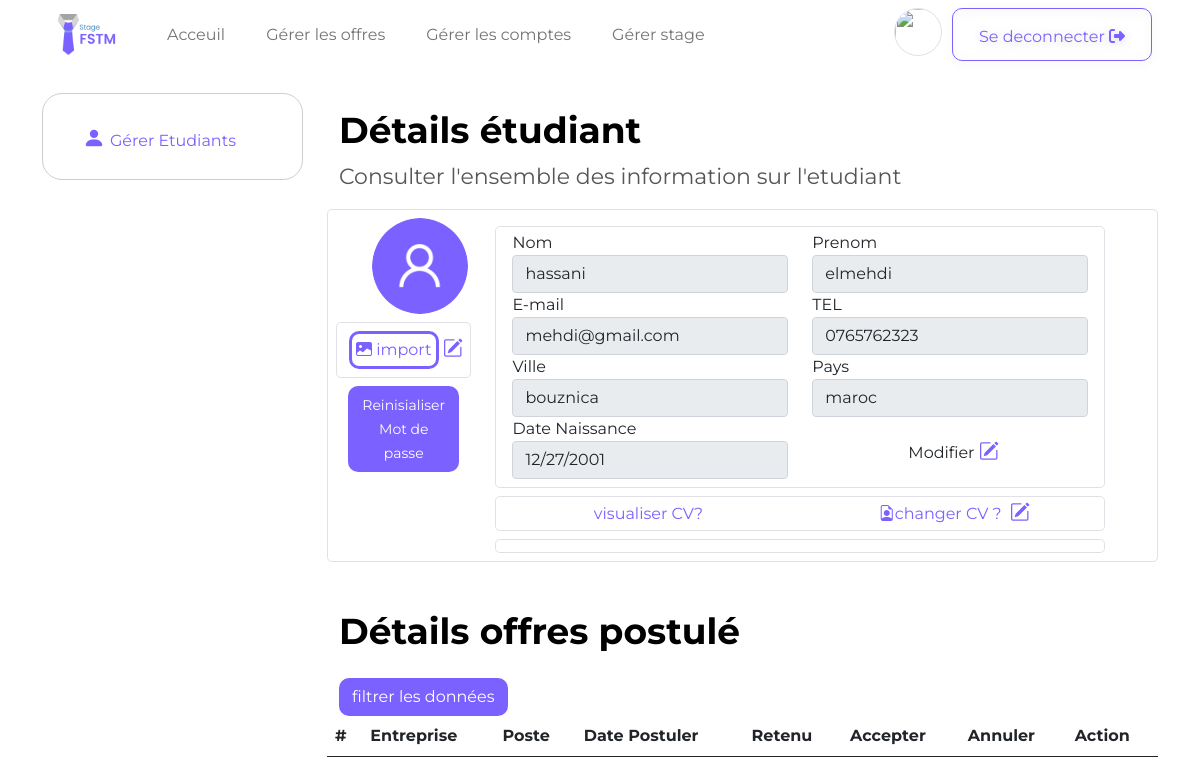
The page /pages/resposable-details-etudiant.php?cne=D129854234 (signed in) on the database its author committed.
### tables this page shows
CREATE TABLE `etudiant` (
  `CNE_ETU` varchar(11) NOT NULL,
  `PRENOM_ETU` varchar(35) DEFAULT NULL,
  `NOM_ETU` varchar(35) DEFAULT NULL,
  `DATENAISS_ETU` date DEFAULT NULL,
  `EMAIL_ENS_ETU` varchar(50) DEFAULT NULL,
  `MOTDEPASSE_ETU` char(100) DEFAULT NULL,
  `CV_ETU` varchar(1024) DEFAULT NULL,
  `IMG_ETU` varchar(1024) DEFAULT NULL,
  `TEL_ETU` varchar(15) DEFAULT NULL,
  `VILLE_ETU` varchar(25) DEFAULT NULL,
  `PAYS_ETU` varchar(25) DEFAULT NULL,
  `ACTIVE_ETU` tinyint(1) DEFAULT NULL
);

### phpQueries/respoRequiries.php (called while the page is built, shortened)
<?php
    require('conxnBDD.php');
$respon_username=$_SESSION['auth'];
$req="SELECT RESPONSABLE.IMAGE_RESP
  from RESPONSABLE
   where  RESPONSABLE.USERNAME_RES='$respon_username';";
$Smt_im=$bdd->query($req);
$rspim=$Smt_im->fetch(2);
$respon_img=$rspim['IMAGE_RESP'];
?>

### phpQueries/uploads.php (called while the page is built, shortened)
<?php
require( __DIR__.'../../phpQueries/respoRequiries.php');

### pages/resposable-details-etudiant.php (the view, shortened to what this page needs)
<?php
require(  __DIR__.'../../phpQueries/uploads.php');
$cne=$_GET['cne'];
$req1="SELECT * FROM ETUDIANT  where CNE_ETU='$cne';";
$Smt1=$bdd->query($req1);
$detaiEtu=$Smt1->fetch(2);
if( empty($detaiEtu['IMG_ETU'])){
    $detaiEtu['IMG_ETU']="../ressources/user.png";
}
$donnee=array(
    $detaiEtu['NOM_ETU'],
    $detaiEtu['PRENOM_ETU'],
    $detaiEtu['EMAIL_ENS_ETU'],
    $detaiEtu['TEL_ETU'],
    $detaiEtu['VILLE_ETU'],
    $detaiEtu['PAYS_ETU'],
    $detaiEtu['DATENAISS_ETU'],
    $detaiEtu['CV_ETU'],
    $detaiEtu['MOTDEPASSE_ETU'],
    $detaiEtu['IMG_ETU']
);
?>
<!DOCTYPE html>
<html lang="en">
  <head>
    <link
      href="https://cdn.jsdelivr.net/npm/bootstrap@5.0.2/dist/css/bootstrap.min.css"
      rel="stylesheet"
    />
    <link rel="stylesheet" href=" https://cdnjs.cloudflare.com/ajax/libs/font-awesome/6.1.1/css/all.min.css">
    <link
      rel="stylesheet"
      href="https://cdn.jsdelivr.net/npm/bootstrap-icons@1.3.0/font/bootstrap-icons.css"
    />
    <link rel="stylesheet" href="../css/style.css" />
  </head>
  <body>
     <nav class="navbar navbar-expand-lg navbar-light m-0">
      <div class="container-fluid px-5">
        <a class="navbar-brand" href="#">
          <img id="logo" src="../assets/icon/logo.png" alt="logo" />
        </a>
        <div class="collapse navbar-collapse" id="navbarSupportedContent">
          <ul class="navbar-nav me-auto mb-2 mb-lg-0">
            <li class="nav-item active">
              <a class="nav-link " aria-current="page" href="homeRespo.php">Acceuil</a
              >
            </li>
            <li class="nav-item">
              <a class="nav-link" href="gererOffre.php">Gérer les offres</a>
            </li>
            <li class="nav-item">
              <a class="nav-link" href="gererEtudiant.php">Gérer les comptes</a>
            </li>
            <li class="nav-item">
              <a class="nav-link" href="gererStage.php">Gérer stage</a>
            </li>
          </ul>
          <div class="d-flex">
              <a  href="../pages/respoProfil.php">
                  <img class="profile_icon rounded-circle border" src="<?php echo $respon_img;?>" alt="">
              </a>            <a
              name=""
              id="seDeconnecter"
              class="btn btn-outline-primary  btn-selector pt-3"
              href="login.php"
              role="button"
              >Se deconnecter
              <i class="fa-solid fa-right-from-bracket"></i>
              </a>
          </div>
        </div>
      </div>
    </nav>
    <div class="container ">
      <div class="row">
      <div class="col-xl-3   col-sm-12">
                        <div class="sidebar  ps-2 pe-2 pt-2 pb-2  mt-4">
                            <ul type="none">
                            <li > <a href="gererEtudiant.php" ><i class=" active  bi bi-person-fill"></i>Gérer Etudiants</a></li>
                            </ul>
                        </div>
                    </div>
        <div class="p-4 col-xl-9 col-sm-12">
            <div class="intro  mt-3">
                <h3> <b>Détails étudiant</b>  </h3>
            </div>
            <div class="intro ">
               <p>
                Consulter l'ensemble des information sur l'etudiant
            </p>
            </div>
            <div class="row  border border-link rounded-3 p-2">
                <div class="col-xl-2 col-sm-12 me-4 " >
                    <img style="width: 96px;height: 96px;" class="mx-auto mb-2 ms-4 rounded-circle" src="<?php echo $donnee[9];?>" alt="">
                    <div class="row border rounded-3 py-2">
                        <form   action="" class="m-0 pe-0" method="POST" enctype="multipart/form-data">
                            <label for="imgEtu" class="p-1 btn-import-img" ><i class="bi bi-image-fill"></i> import</label>
                            <a onclick="modifySubmitdate('inputImg','modifyphoto','subbtnimg')" id="modifyphoto" type="btn"><i id="modifier" style="font-size: 20px;color: #7B61FF;cursor: pointer;" class="bi bi-pencil-square"></i></a>
                        </form>
                    </div>
                    <div class="row  mt-2 p-0 ">
                        <form   action="" method="get">
                            <button type="submit" name="passOublier" class="btn btn-filtre m-0"  id="subbtn" ><small>Reinisialiser Mot de passe</small></button>
                        </form>
                    </div>
                </div>
                <div class="col-xl-9 col-sm-12 " >
                    <div class="row ">
                        <div class="col mt-2">
                            <div class="row border rounded-3 mb-2 p-1 pb-2">
                                <form   action="" method="get" >
                                    <div class="row">
                                        <div class="col">
                                            <label for="inputNOM" >Nom </label>
                                            <input id="inputNOM" type="text"  class="form-control  inputPERSONE" disabled value="<?php echo $donnee[0];?>" name="nom" >
                                        </div>
                                        <div class="col">
                                            <label for="inputPRENOM" >Prenom </label>
                                            <input id="inputPRENOMN" type="text"  class="form-control  inputPERSONE" disabled value="<?php echo $donnee[1];?>" name="prenom" >
                                        </div>
                                    </div>
                                    <div class="row">
                                        <div class="col">
                                            <label for="inputEMAIL" >E-mail </label>
                                            <input id="inputEMAIL" type="email"  class="form-control  inputPERSONE" disabled value="<?php echo $donnee[2];?>" name="email" >
                                        </div>
                                        <div class="col">
                                            <label for="inputTEL" >TEL </label>
                                            <input id="inputTEL" type="text"  class="form-control  inputPERSONE" disabled value="<?php echo $donnee[3];?>" name="tel" >
                                        </div>
                                    </div>
                                    <div class="row">
                                        <div class="col">
                                            <label  >Ville </label>
                                            <input type="text" class="form-control inputPERSONE" disabled value="<?php echo $donnee[4];?>" name="ville" >
                                        </div>
                                        <div class="col">
                                            <label >Pays </label>
                                            <input type="text" class="form-control inputPERSONE" disabled  value="<?php echo $donnee[5];?>" name="pays" >
                                        </div>
                                    </div>
                                    <div class="row">
                                        <div class="col">
                                            <label for="inputDatnais">Date Naissance</label>
                                            <input id="inputDatnais" type="date" class="form-control inputPERSONE" disabled value="<?php echo $donnee[6];?>" name="datenais" >
                                        </div>
                                        <div class="col ">
                                            <label class="mt-4 ms-5 ps-5">Modifier</label>
                                            <a onclick="modifySubmitdate('inputPERSONE','modifyPERSONNE','subbtnPERSONNE')" id="modifyPERSONNE" type="btn"><i id="modifier" style="font-size: 20px;color: #7B61FF;cursor: pointer;" class="bi bi-pencil-square"></i></a>
                                        </div>
                                    </div>
                                </form>
                            </div>
                                <div class="row  border rounded-3">
                                    <div class="col d-flex align-items-center justify-content-center">
                                        <a href="<?php echo $donnee[7];?>" target="_blank">visualiser CV?</a>
                                    </div>
                                    <div class="col d-flex align-items-center justify-content-center">
                                        <form   action="" class="m-0 pe-0" method="POST" enctype="multipart/form-data">
                                            <label for="cvEtu" style="color: #7B61FF;" class="p-1" ><i class="bi bi-file-earmark-person"></i>changer CV ?</label>
                                            <a onclick="modifySubmitdate('inputCV','modifycv','subbtncv')" id="modifycv" type="btn"><i id="modifier" style="font-size: 20px;color: #7B61FF;cursor: pointer;" class="bi bi-pencil-square"></i></a>
                                        </form>
                                    </div>
                                </div>
                        </div>
                    </div>
                    <div class="row border rounded-3 mt-2 p-1 pb-2 ">
                    </div>
                </div>
            </div>
            <div class="intro  mt-5">
                <h3> <b>Détails offres postulé</b>  </h3>
             </div>
             <div class="mt-4">
                <button class="btn btn-filtre" type="button" data-bs-toggle="collapse" data-bs-target="#collapseExample" aria-expanded="false" aria-controls="collapseExample">
                    filtrer les données
                </button>
                <div class="row overflow-auto">
                    <table class="table">
                      <thead>
                        <tr>
                          <th scope="col">#</th>
                          <th scope="col">Entreprise</th>
                          <th scope="col">Poste</th>
                          <th scope="col">Date Postuler</th>
                          <th scope="col">Retenu</th>
                          <th scope="col">Accepter</th>
                          <th scope="col">Annuler</th>
                          <th scope="col">Action</th>
                        </tr>
                      </thead>
                    </table>
                  </div>
             </div>
      </div>
  </div>
    </div>
  </body>
</html>

### css/style.css (style rules this page uses)
* { font-family: "Montserrat"; }
#logo { width: 70px; }
nav { margin: 25px 80px; background-color: white; }
nav li { padding-left: 25px; }
.sidebar { border: 1px solid #CECECE; border-radius: 20px; position: sticky; top: 75px; z-index: 3; }
.sidebar i { font-size: 22px; margin-right: 5px; }
.sidebar li { margin-top: 20px; }
a { text-decoration: none; color: #7b61ff; }
.intro h3 { font-size: 36px; color: #000000; }
.intro p { font-size: 22px; color: #565656; }
.btn-filtre { background: #7B61FF; border-radius: 10px; }
.navbar { position: sticky; top: -1px; z-index: 4; }
.btn-import-img { border: 3px solid #7B61FF; border-radius: 10px; color: #7B61FF; }
.btn-selector { box-sizing: border-box; width: 200px; height: 53.19px; color:#7B61FF; border: 1px solid #7B61FF; filter: drop-shadow(0px 2px 5px rgba(0, 0, 0, 0.16)); border-radius: 10px; }
.profile_icon { width: 48px; height: 48px; margin-right: 10px; }
.btn-filtre { background: #7B61FF; border-radius: 10px; color: white; }

### rows shown on the page
etudiant: nom "hassani", prenom "elmehdi", email "mehdi@gmail.com", tel "0765762323", ville "bouznica", pays "maroc", datenais "12/27/2001"
